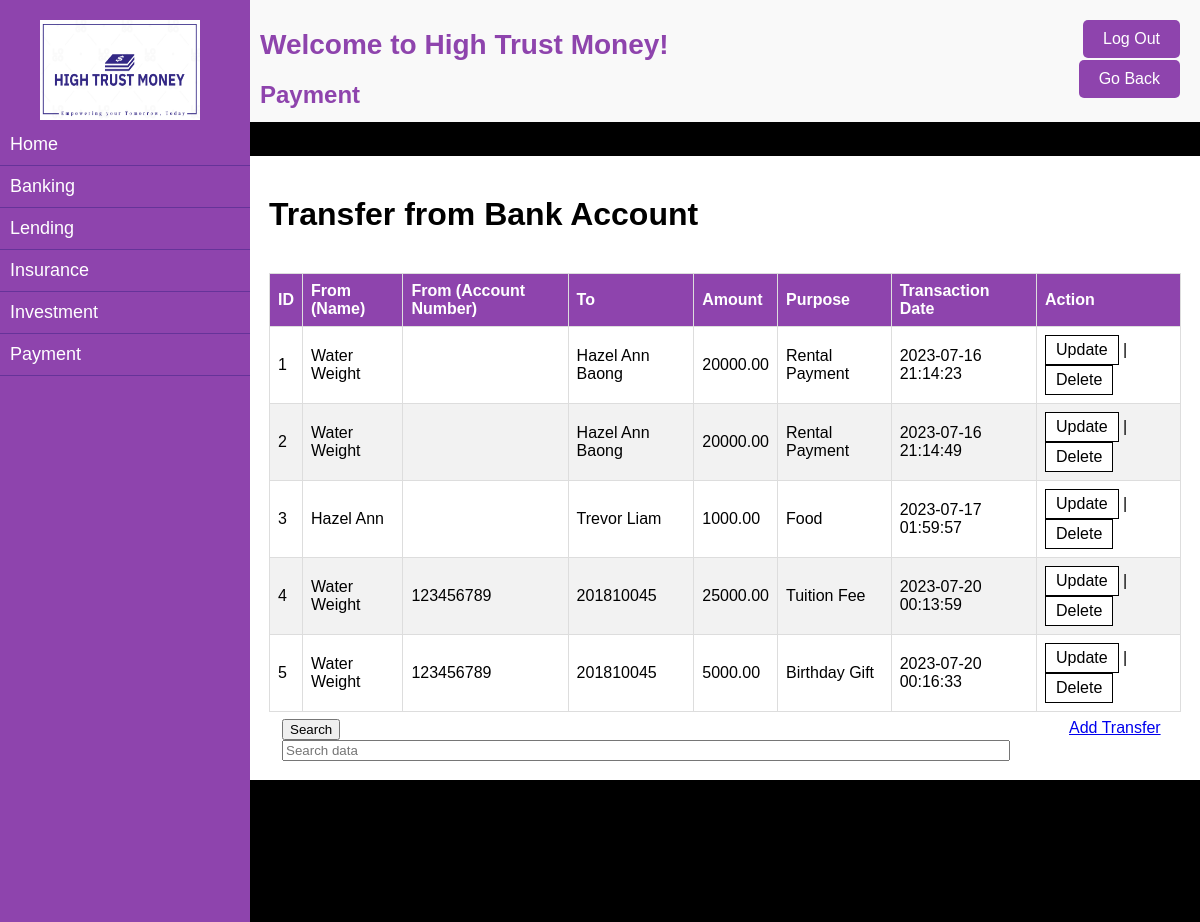
The app's page /admin_banktransfer.php with its own data.
### tables this page shows
CREATE TABLE `transactions` (
  `transaction_id` int(11) NOT NULL,
  `from_account` varchar(255) NOT NULL,
  `from_accountnum` varchar(20) NOT NULL,
  `to_account` varchar(255) NOT NULL,
  `amount` decimal(10,2) NOT NULL,
  `purpose` varchar(255) NOT NULL,
  `transaction_date` datetime NOT NULL
);

### admin_banktransfer.php (the view, shortened to what this page needs)
<?php
$servername = "localhost";
$username = "root";
$password = "";
$dbname = "hightrustmoney";
$conn = new mysqli($servername, $username, $password, $dbname);
$result = mysqli_query($conn, "SELECT * FROM transactions ORDER BY transaction_id ");
?>
<!DOCTYPE html>
<html lang="en">
<head>
</head>
<body>
    <div class="sidebar">
    <img class="logo" src="hightrustmoneylogo.PNG" alt="High Trust Money">
    <ul>
        <li><a href="admin_dashboard.php">Home</a></li>
        <li><a href="admin_banking.php">Banking</a></li>
        <li><a href="admin_lending.php">Lending</a></li>
        <li><a href="admin_insurance.php">Insurance</a></li>
        <li><a href="admin_investment.php">Investment</a></li>
        <li><a href="admin_payment.php">Payment</a></li>
    </ul>
    </div>
    <div class="content">
        <h1>Welcome to High Trust Money!</h1>
        <h2>Payment</h2>
    </div>
    <div class = "main">
            <div class = "container">
                <div class="container3">
                    <div class = "container3_grid">
                        <div class = "container3_1">
                            <h1>Transfer from Bank Account</h1>
                            <br>
                            <table class="table">
                                <thead>
                                    <tr>
                                        <th>ID</th>
                                        <th>From (Name)</th>
                                        <th>From (Account Number)</th>
                                        <th>To</th>
                                        <th>Amount</th>
                                        <th>Purpose</th>
                                        <th>Transaction Date</th>
                                        <th>Action</th>
                                     </tr>
                                </thead>
                                <tbody>
                                    <?php
                                        while($user_data = mysqli_fetch_array($result)) {
                                            echo "<tr>";
                                            echo "<td>".$user_data['transaction_id']."</td>";
                                            echo "<td>".$user_data['from_account']."</td>";
                                            echo "<td>".$user_data['from_accountnum']."</td>";
                                            echo "<td>".$user_data['to_account']."</td>";
                                            echo "<td>".$user_data['amount']."</td>";
                                            echo "<td>".$user_data['purpose']."</td>";
                                            echo "<td>".$user_data['transaction_date']."</td>";
                                            echo "<td><a href='transaction_update.php?transaction_id=$user_data[transaction_id]'>Update</a> | <a href='transaction_delete.php?transaction_id=$user_data[transaction_id]'>Delete</a></td></tr>";
                                        }
                                        ?>
                                </tbody>
                            </table>
                        </div>
                        <div class = "container3_2">
                            <form action="transaction_search.php" method="POST">
                                <div class="input-group mb-3">
                                    <button type="submit" class="btn btn-primary">Search</button>
                                    <input type="text" name="search" required value="<?php if(isset($_POST['search'])){echo $_POST['search']; } ?>" class="form-control" placeholder="Search data">
                                </div>
                            </form>
                        </div>
                        <div class = "container3_3">
                            <a href="transaction_create.php">Add Transfer</a><br/><br/>
                        </div>
                    </div>
                </div>
            </div>
        </div>
<a class="goback-btn" href="admin_payment.php">Go Back</a>
<a class="logout-btn" href="logout.php">Log Out</a>
</body>
</html>

### admin_banktransfer.php (style rules this page uses)
body { margin: 0; padding: 0; font-family: "Arial Rounded MT Bold", sans-serif; background-color: #f9f9f9; }
.sidebar { height: 100%; width: 250px; background-color: #8e44ad; padding-top: 20px; position: fixed; top: 0; left: 0; color: #fff; }
.sidebar ul { list-style: none; padding: 0; margin: 0; }
.sidebar li { padding: 10px; border-bottom: 1px solid #663399; }
.sidebar li a { color: #fff; text-decoration: none; display: block; font-size: 18px; }
.logo { */ position: fixed; top: 20px; left: 20px; width: 160px; height: 100px; z-index: 9999; padding-left: 40px; }
.content { margin-left: 250px; padding: 10px; }
.content h1 { margin-bottom: 20px; font-size: 28px; color: #8e44ad; }
.content h2 { color: #8e44ad; font-size: 24px; margin-bottom: 3px; }
.main { background-color:black; width:auto; height:100vh; background-position: center; background-size: cover; }
.container { display: grid; grid-template-rows: 34px 1fr 1fr 1fr; grid-template-columns: 250px 1fr 1fr 1fr ; }
.container3 { background-color:white; grid-row: 2/ span 4; grid-column: 2 / span 4; padding:2%; font-family: Helvetica; }
.container3_grid { display: grid; grid-template-rows: 1fr 1fr 1fr 33px; grid-template-columns: 1fr 1fr 1fr 125px; }
.container3_1 { grid-row: 1/ span 3; grid-column: 1 / span 4; }
.container3_2 { grid-row: 4/ span 4; grid-column: 1 / span 3; padding-top: 7px; padding-left: 13px; }
.container3_3 { grid-row: 4/ span 4; grid-column: 4 / span 4; padding-top: 7px; padding-left: 13px; }
.table { border-collapse: collapse; width: 100%; }
tr:nth-child(even) { background-color: #f2f2f2; }
tr th { padding-top: 12px; padding-bottom: 12px; text-align: left; background-color: #8e44ad; color: white;border: 1px solid #ddd; padding: 8px; }
tr td { border: 1px solid #ddd; padding: 8px; }
td a:link, td a:visited { background-color: white; color: black; border: 1px solid black; padding: 5px 10px; text-align: center; text-decoration: none; display: inline-block; }
input { width: 93%; }
.logout-btn { position: fixed; top: 20px; right: 20px; display: inline-block; padding: 10px 20px; background-color: #8e44ad; color: #fff; text-decoration: none; border-radius: 5px; font-size: 16px; transition: background-color 0.3s; }
.goback-btn { position: fixed; top: 60px; right: 20px; display: inline-block; padding: 10px 20px; background-color: #8e44ad; color: #fff; text-decoration: none; border-radius: 5px; font-size: 16px; transition: background-color 0.3s; }

### records on screen
transactions: transaction_id "1", from_account "Water Weight", to_account "Hazel Ann Baong", amount "20000.00", purpose "Rental Payment", transaction_date "2023-07-16 21:14:23"
transactions: transaction_id "2", from_account "Water Weight", to_account "Hazel Ann Baong", amount "20000.00", purpose "Rental Payment", transaction_date "2023-07-16 21:14:49"
transactions: transaction_id "3", from_account "Hazel Ann", to_account "Trevor Liam", amount "1000.00", purpose "Food", transaction_date "2023-07-17 01:59:57"
transactions: transaction_id "4", from_account "Water Weight", from_accountnum "123456789", to_account "201810045", amount "25000.00", purpose "Tuition Fee", transaction_date "2023-07-20 00:13:59"
transactions: transaction_id "5", from_account "Water Weight", from_accountnum "123456789", to_account "201810045", amount "5000.00", purpose "Birthday Gift", transaction_date "2023-07-20 00:16:33"
